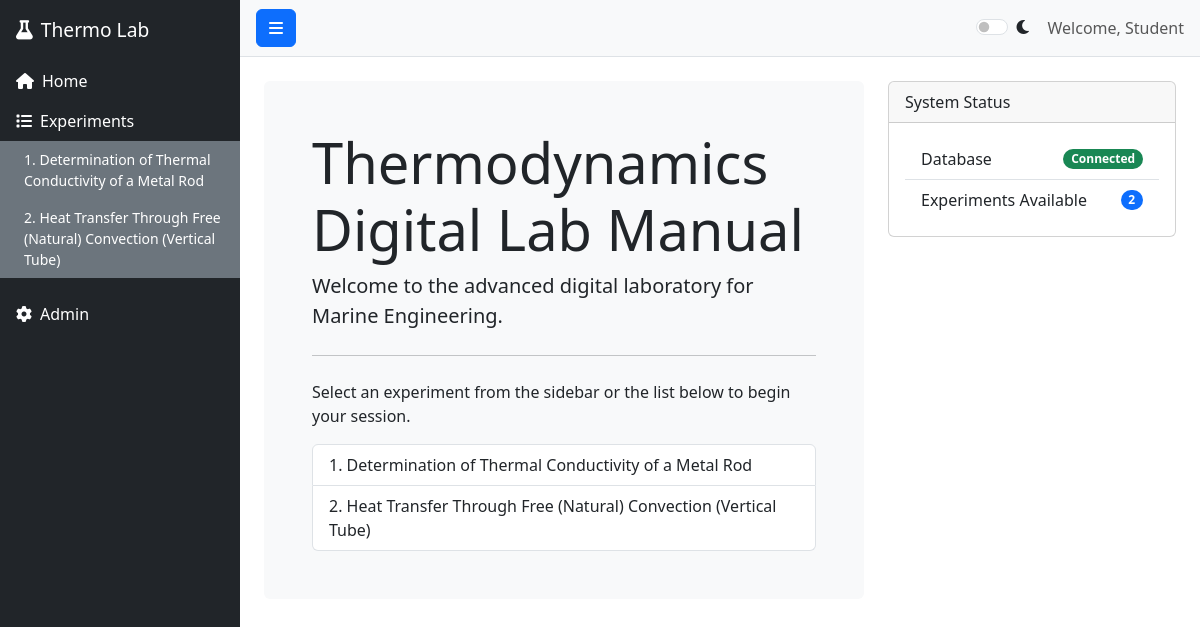
The page / on the database its author committed.
### app/models.py (models this page shows, shortened)
class Experiment(db.Model):
    id = db.Column(db.Integer, primary_key=True)
    slug = db.Column(db.String(64), unique=True, nullable=False)
    title = db.Column(db.String(128), nullable=False)
    content = db.Column(JSON, nullable=False)

### app/blueprints/main.py (the view)
@bp.route('/')
def index():
    experiments = Experiment.query.all()
    return render_template('index.html', experiments=experiments)

### app/__init__.py (called while the page is built)
def create_app():
    app = Flask(__name__, instance_relative_config=True)
    app.config.from_mapping(
        SECRET_KEY='dev',
        SQLALCHEMY_DATABASE_URI='sqlite:///' + os.path.join(app.instance_path, 'lab_manual.db'),
        SQLALCHEMY_TRACK_MODIFICATIONS=False,
    )
    try:
        os.makedirs(app.instance_path)
    except OSError:
        pass
    db.init_app(app)
    from .blueprints import main, admin, api
    app.register_blueprint(main.bp)
    app.register_blueprint(admin.bp)
    app.register_blueprint(api.bp)
    @app.context_processor
    def inject_experiments():
        try:
            from .models import Experiment
            return {"all_experiments": Experiment.query.all()}
        except Exception:
            return {"all_experiments": []}
    with app.app_context():
        db.create_all()
    return app

### app/templates/index.html
{% extends 'base.html' %}
{% block content %}
<div class="row">
    <div class="col-lg-8">
        <div class="jumbotron bg-light p-5 rounded">
            <h1 class="display-4">Thermodynamics Digital Lab Manual</h1>
            <p class="lead">Welcome to the advanced digital laboratory for Marine Engineering.</p>
            <hr class="my-4">
            <p>Select an experiment from the sidebar or the list below to begin your session.</p>
            {% if experiments and experiments|length > 0 %}
            <div class="list-group">
                {% for exp in experiments|sort(attribute='id') %}
                <a class="list-group-item list-group-item-action" href="{{ url_for('main.experiment_view', slug=exp.slug) }}">
                    {{ loop.index }}. {{ exp.title }}
                </a>
                {% endfor %}
            </div>
            {% else %}
            <a class="btn btn-primary btn-lg"
                href="{{ url_for('main.experiment_view', slug='therm-conductivity-metal-rod') }}" role="button">Start
                Experiment 1</a>
            {% endif %}
        </div>
    </div>
    <div class="col-lg-4">
        <div class="card">
            <div class="card-header">
                System Status
            </div>
            <div class="card-body">
                <ul class="list-group list-group-flush">
                    <li class="list-group-item d-flex justify-content-between align-items-center">
                        Database
                        <span class="badge bg-success rounded-pill">Connected</span>
                    </li>
                    <li class="list-group-item d-flex justify-content-between align-items-center">
                        Experiments Available
                        <span class="badge bg-primary rounded-pill">{{ experiments|length }}</span>
                    </li>
                </ul>
            </div>
        </div>
    </div>
</div>
{% endblock %}

### app/templates/base.html (shortened to what this page needs)
<!DOCTYPE html>
<html lang="en">
<head>
    <link href="https://cdn.jsdelivr.net/npm/bootstrap@5.3.2/dist/css/bootstrap.min.css" rel="stylesheet">
    <link rel="stylesheet" href="https://cdnjs.cloudflare.com/ajax/libs/font-awesome/6.0.0/css/all.min.css">
    <link rel="stylesheet" href="{{ url_for('static', filename='css/style.css') }}">
</head>
<body>
    <div class="d-flex" id="wrapper">
        <div class="bg-dark text-white" id="sidebar-wrapper">
            <div class="sidebar-heading p-3">
                <i class="fas fa-flask me-2"></i>Thermo Lab
            </div>
            <div class="list-group list-group-flush">
                <a href="{{ url_for('main.index') }}" class="list-group-item list-group-item-action bg-dark text-white border-0">
                    <i class="fas fa-home me-2"></i>Home
                </a>
                <a href="#experimentsSubmenu" class="list-group-item list-group-item-action bg-dark text-white border-0" data-bs-toggle="collapse">
                    <i class="fas fa-list me-2"></i>Experiments
                </a>
                <div class="collapse show" id="experimentsSubmenu">
                    {% if all_experiments and all_experiments|length > 0 %}
                        {% for exp in all_experiments|sort(attribute='id') %}
                        <a href="{{ url_for('main.experiment_view', slug=exp.slug) }}" class="list-group-item list-group-item-action bg-secondary text-white border-0 ps-4 small">
                           {{ loop.index }}. {{ exp.title }}
                        </a>
                        {% endfor %}
                    {% else %}
                        <a href="{{ url_for('main.experiment_view', slug='therm-conductivity-metal-rod') }}" class="list-group-item list-group-item-action bg-secondary text-white border-0 ps-4 small">
                           1. Thermal Conductivity
                        </a>
                    {% endif %}
                </div>
                <a href="{{ url_for('admin.dashboard') }}" class="list-group-item list-group-item-action bg-dark text-white border-0 mt-3">
                    <i class="fas fa-cog me-2"></i>Admin
                </a>
            </div>
        </div>
        <div id="page-content-wrapper" class="w-100">
            <nav class="navbar navbar-expand-lg navbar-light bg-light border-bottom px-3">
                <button class="btn btn-primary" id="menu-toggle"><i class="fas fa-bars"></i></button>
                <div class="ms-auto d-flex align-items-center">
                    <div class="form-check form-switch me-3">
                        <input class="form-check-input" type="checkbox" id="darkModeToggle">
                        <label class="form-check-label" for="darkModeToggle"><i class="fas fa-moon"></i></label>
                    </div>
                    <span class="navbar-text">
                        Welcome, Student
                    </span>
                </div>
            </nav>
            <div class="container-fluid p-4">
                {% block content %}{% endblock %}
            </div>
        </div>
    </div>
</body>
</html>

### app/static/css/style.css (style rules this page uses)
body { overflow-x: hidden; font-family: 'Segoe UI', Tahoma, Geneva, Verdana, sans-serif; }
#sidebar-wrapper { min-height: 100vh; margin-left: -15rem; transition: margin 0.25s ease-out; width: 15rem; }
#sidebar-wrapper .sidebar-heading { padding: 0.875rem 1.25rem; font-size: 1.2rem; }
#sidebar-wrapper .list-group { width: 15rem; }
#page-content-wrapper { min-width: 100vw; }
@media (min-width: 768px) { #sidebar-wrapper { margin-left: 0; } }
@media (min-width: 768px) { #page-content-wrapper { min-width: 0; width: 100%; } }

### rows shown on the page
Experiment: title "Determination of Thermal Conductivity of a Metal Rod"
Experiment: title "Heat Transfer Through Free (Natural) Convection (Vertical Tube)"

### other values the page prints
{{ experiments|length }} "2"
